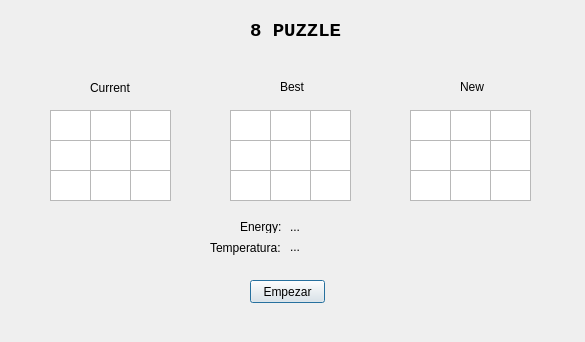
<?xml version="1.0" encoding="UTF-8"?>
<ui version="4.0">
 <class>Dialog</class>
 <widget class="QDialog" name="Dialog">
  <property name="geometry">
   <rect>
    <x>0</x>
    <y>0</y>
    <width>585</width>
    <height>342</height>
   </rect>
  </property>
  <property name="windowTitle">
   <string>Dialog</string>
  </property>
  <widget class="QLabel" name="label">
   <property name="geometry">
    <rect>
     <x>90</x>
     <y>80</y>
     <width>51</width>
     <height>16</height>
    </rect>
   </property>
   <property name="text">
    <string>Current</string>
   </property>
  </widget>
  <widget class="QLabel" name="label_2">
   <property name="geometry">
    <rect>
     <x>280</x>
     <y>80</y>
     <width>47</width>
     <height>13</height>
    </rect>
   </property>
   <property name="text">
    <string>Best</string>
   </property>
  </widget>
  <widget class="QLabel" name="label_3">
   <property name="geometry">
    <rect>
     <x>460</x>
     <y>80</y>
     <width>47</width>
     <height>13</height>
    </rect>
   </property>
   <property name="text">
    <string>New</string>
   </property>
  </widget>
  <widget class="QTextEdit" name="txt1_1">
   <property name="geometry">
    <rect>
     <x>50</x>
     <y>110</y>
     <width>41</width>
     <height>31</height>
    </rect>
   </property>
   <property name="html">
    <string>&lt;!DOCTYPE HTML PUBLIC &quot;-//W3C//DTD HTML 4.0//EN&quot; &quot;http://www.w3.org/TR/REC-html40/strict.dtd&quot;&gt;
&lt;html&gt;&lt;head&gt;&lt;meta name=&quot;qrichtext&quot; content=&quot;1&quot; /&gt;&lt;style type=&quot;text/css&quot;&gt;
p, li { white-space: pre-wrap; }
&lt;/style&gt;&lt;/head&gt;&lt;body style=&quot; font-family:'MS Shell Dlg 2'; font-size:8.25pt; font-weight:400; font-style:normal;&quot;&gt;
&lt;p style=&quot;-qt-paragraph-type:empty; margin-top:0px; margin-bottom:0px; margin-left:0px; margin-right:0px; -qt-block-indent:0; text-indent:0px;&quot;&gt;&lt;br /&gt;&lt;/p&gt;&lt;/body&gt;&lt;/html&gt;</string>
   </property>
  </widget>
  <widget class="QTextEdit" name="txt2_1">
   <property name="geometry">
    <rect>
     <x>90</x>
     <y>110</y>
     <width>41</width>
     <height>31</height>
    </rect>
   </property>
  </widget>
  <widget class="QTextEdit" name="txt3_1">
   <property name="geometry">
    <rect>
     <x>130</x>
     <y>110</y>
     <width>41</width>
     <height>31</height>
    </rect>
   </property>
  </widget>
  <widget class="QTextEdit" name="txt4_1">
   <property name="geometry">
    <rect>
     <x>50</x>
     <y>140</y>
     <width>41</width>
     <height>31</height>
    </rect>
   </property>
  </widget>
  <widget class="QTextEdit" name="txt5_1">
   <property name="geometry">
    <rect>
     <x>90</x>
     <y>140</y>
     <width>41</width>
     <height>31</height>
    </rect>
   </property>
  </widget>
  <widget class="QTextEdit" name="txt6_1">
   <property name="geometry">
    <rect>
     <x>130</x>
     <y>140</y>
     <width>41</width>
     <height>31</height>
    </rect>
   </property>
  </widget>
  <widget class="QTextEdit" name="txt7_1">
   <property name="geometry">
    <rect>
     <x>50</x>
     <y>170</y>
     <width>41</width>
     <height>31</height>
    </rect>
   </property>
  </widget>
  <widget class="QTextEdit" name="txt8_1">
   <property name="geometry">
    <rect>
     <x>90</x>
     <y>170</y>
     <width>41</width>
     <height>31</height>
    </rect>
   </property>
  </widget>
  <widget class="QTextEdit" name="txt9_1">
   <property name="geometry">
    <rect>
     <x>130</x>
     <y>170</y>
     <width>41</width>
     <height>31</height>
    </rect>
   </property>
  </widget>
  <widget class="QTextEdit" name="txt1_2">
   <property name="geometry">
    <rect>
     <x>230</x>
     <y>110</y>
     <width>41</width>
     <height>31</height>
    </rect>
   </property>
  </widget>
  <widget class="QTextEdit" name="txt5_2">
   <property name="geometry">
    <rect>
     <x>270</x>
     <y>140</y>
     <width>41</width>
     <height>31</height>
    </rect>
   </property>
  </widget>
  <widget class="QTextEdit" name="txt7_2">
   <property name="geometry">
    <rect>
     <x>230</x>
     <y>170</y>
     <width>41</width>
     <height>31</height>
    </rect>
   </property>
  </widget>
  <widget class="QTextEdit" name="txt9_2">
   <property name="geometry">
    <rect>
     <x>310</x>
     <y>170</y>
     <width>41</width>
     <height>31</height>
    </rect>
   </property>
  </widget>
  <widget class="QTextEdit" name="txt4_2">
   <property name="geometry">
    <rect>
     <x>230</x>
     <y>140</y>
     <width>41</width>
     <height>31</height>
    </rect>
   </property>
  </widget>
  <widget class="QTextEdit" name="txt6_2">
   <property name="geometry">
    <rect>
     <x>310</x>
     <y>140</y>
     <width>41</width>
     <height>31</height>
    </rect>
   </property>
  </widget>
  <widget class="QTextEdit" name="txt2_2">
   <property name="geometry">
    <rect>
     <x>270</x>
     <y>110</y>
     <width>41</width>
     <height>31</height>
    </rect>
   </property>
  </widget>
  <widget class="QTextEdit" name="txt8_2">
   <property name="geometry">
    <rect>
     <x>270</x>
     <y>170</y>
     <width>41</width>
     <height>31</height>
    </rect>
   </property>
  </widget>
  <widget class="QTextEdit" name="txt3_2">
   <property name="geometry">
    <rect>
     <x>310</x>
     <y>110</y>
     <width>41</width>
     <height>31</height>
    </rect>
   </property>
  </widget>
  <widget class="QTextEdit" name="txt1_3">
   <property name="geometry">
    <rect>
     <x>410</x>
     <y>110</y>
     <width>41</width>
     <height>31</height>
    </rect>
   </property>
  </widget>
  <widget class="QTextEdit" name="txt5_3">
   <property name="geometry">
    <rect>
     <x>450</x>
     <y>140</y>
     <width>41</width>
     <height>31</height>
    </rect>
   </property>
  </widget>
  <widget class="QTextEdit" name="txt7_3">
   <property name="geometry">
    <rect>
     <x>410</x>
     <y>170</y>
     <width>41</width>
     <height>31</height>
    </rect>
   </property>
  </widget>
  <widget class="QTextEdit" name="txt9_3">
   <property name="geometry">
    <rect>
     <x>490</x>
     <y>170</y>
     <width>41</width>
     <height>31</height>
    </rect>
   </property>
  </widget>
  <widget class="QTextEdit" name="txt4_3">
   <property name="geometry">
    <rect>
     <x>410</x>
     <y>140</y>
     <width>41</width>
     <height>31</height>
    </rect>
   </property>
  </widget>
  <widget class="QTextEdit" name="txt6_3">
   <property name="geometry">
    <rect>
     <x>490</x>
     <y>140</y>
     <width>41</width>
     <height>31</height>
    </rect>
   </property>
  </widget>
  <widget class="QTextEdit" name="txt2_3">
   <property name="geometry">
    <rect>
     <x>450</x>
     <y>110</y>
     <width>41</width>
     <height>31</height>
    </rect>
   </property>
  </widget>
  <widget class="QTextEdit" name="txt8_3">
   <property name="geometry">
    <rect>
     <x>450</x>
     <y>170</y>
     <width>41</width>
     <height>31</height>
    </rect>
   </property>
  </widget>
  <widget class="QTextEdit" name="txt3_3">
   <property name="geometry">
    <rect>
     <x>490</x>
     <y>110</y>
     <width>41</width>
     <height>31</height>
    </rect>
   </property>
  </widget>
  <widget class="QLabel" name="label_4">
   <property name="geometry">
    <rect>
     <x>250</x>
     <y>20</y>
     <width>91</width>
     <height>21</height>
    </rect>
   </property>
   <property name="font">
    <font>
     <family>Consolas</family>
     <pointsize>14</pointsize>
     <weight>75</weight>
     <bold>true</bold>
    </font>
   </property>
   <property name="text">
    <string>8 PUZZLE</string>
   </property>
  </widget>
  <widget class="QLabel" name="label_5">
   <property name="geometry">
    <rect>
     <x>240</x>
     <y>220</y>
     <width>47</width>
     <height>13</height>
    </rect>
   </property>
   <property name="text">
    <string>Energy:</string>
   </property>
  </widget>
  <widget class="QLabel" name="energy">
   <property name="geometry">
    <rect>
     <x>290</x>
     <y>220</y>
     <width>47</width>
     <height>13</height>
    </rect>
   </property>
   <property name="text">
    <string>...</string>
   </property>
  </widget>
  <widget class="QLabel" name="label_7">
   <property name="geometry">
    <rect>
     <x>210</x>
     <y>240</y>
     <width>71</width>
     <height>16</height>
    </rect>
   </property>
   <property name="text">
    <string>Temperatura:</string>
   </property>
  </widget>
  <widget class="QLabel" name="temperatura">
   <property name="geometry">
    <rect>
     <x>290</x>
     <y>240</y>
     <width>47</width>
     <height>13</height>
    </rect>
   </property>
   <property name="text">
    <string>...</string>
   </property>
  </widget>
  <widget class="QPushButton" name="btnEmp">
   <property name="geometry">
    <rect>
     <x>250</x>
     <y>280</y>
     <width>75</width>
     <height>23</height>
    </rect>
   </property>
   <property name="text">
    <string>Empezar</string>
   </property>
  </widget>
 </widget>
 <resources/>
 <connections/>
</ui>
